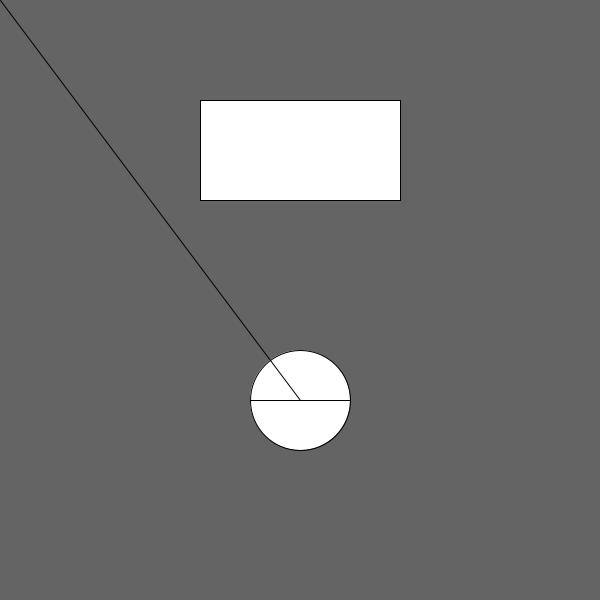
Frame 1 (no input)
Frame 60 (the mouse pressed at the canvas centre just before this capture): identical to frame 1, image omitted
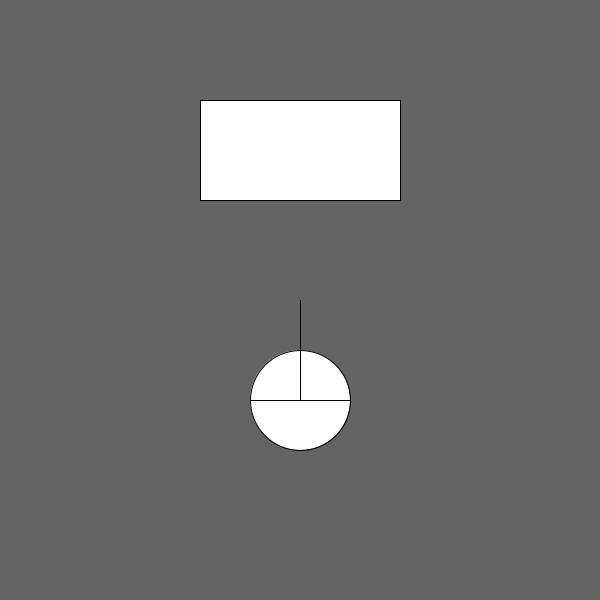
Frame 120 (the mouse held since frame 60 and released just before this capture)

The Processing sketch that drew these frames (run headless with seeded random() and noise(); from frame 60 on, the mouse is pressed at the canvas centre):

// Processing sketch: sketch_240521d
// ── sketch_240521d.pde

/*

  - condicionales if
  - - Logica de estados (codigo clase pasada)
  - - Botones zonas rectangulares

*/


//Boton rectangular by Diego Jimenez
int esquinaX1 = 200;
int esquinaY1 = 100;
int ancho = 200;
int alto = 100;

//Boton Circular
int centroX = 300;
int centroY = 400;
int diametro = 100;
float distanciaMouseBoton;



void setup() {
  size(600, 600);
}

void draw() {
  background(100);

  //Dibujo de boton rectangular
  rect (esquinaX1, esquinaY1, ancho, alto);

  circle(centroX, centroY, diametro);
  line(mouseX, mouseY, centroX, centroY);
  line(centroX - diametro/2, centroY, centroX + diametro/2, centroY);
  distanciaMouseBoton = dist(mouseX, mouseY, centroX, centroY);
}

void mousePressed() {
  if (mouseX > esquinaX1 && mouseX < esquinaX1+ancho && mouseY > esquinaY1 && mouseY < esquinaY1 + alto) {
    println("se presiono el rectangular");
    fill(255, 0, 0);
    //estado = 0;
  }

  if (distanciaMouseBoton < diametro/2) {
    println("se presiono el circular");
    fill(0, 255, 0);
  }
}
